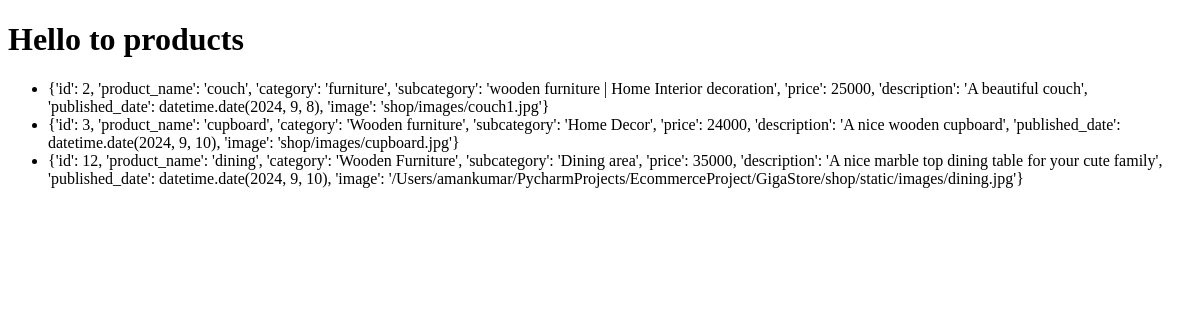
The app's page /shop/productView, older data.
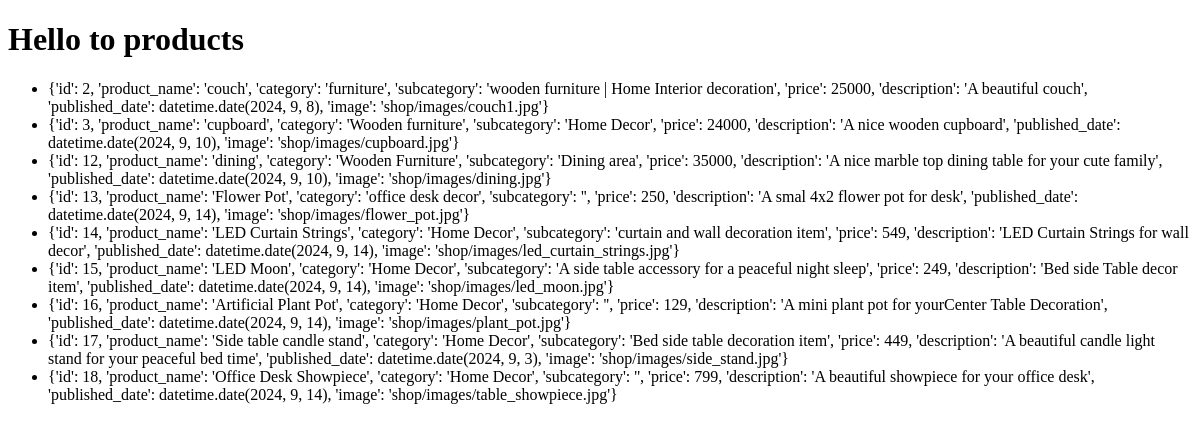
The same page, newer data.
### shop/models.py (models this page shows, shortened)
class Product(models.Model):
    product_id = models.AutoField
    product_name = models.CharField(max_length=50)
    category = models.CharField(max_length=50)
    subcategory = models.CharField(max_length=50, default="", blank=True)
    price = models.IntegerField(default=0)
    description = models.CharField(max_length=300, default="", blank=True)
    published_date = models.DateField()
    image = models.ImageField(upload_to='shop/images') # uploads into root media/shop/images

### shop/views.py (the view)
# urls.py: path("productView", views.product_view, name="shop_product_view"),
def product_view(request):
    from .models import Product
    object_list = Product.objects.all().values()
    return render(request, 'shop/product.html', {'object_list':object_list})

### shop/templates/shop/product.html (shortened to what this page needs)
<!DOCTYPE html>
<html lang="en">
<head>
</head>
<body>
<h1>Hello to products</h1>
<ul>
    {% for item in object_list %}
        <li>{{ item }}</li>
    {% endfor %}
</ul>
</body>
</html>

Row changes from the older to the newer data that the page shows:
changed Product (number 3 of 9 on the later page): item "…datetime.date(2024, 9, 10), 'image': '/Users/amankumar/PycharmProjects/EcommerceProject/GigaStore/shop/static/images/dining.jpg'}" → "…datetime.date(2024, 9, 10), 'image': 'shop/images/dining.jpg'}"
added Product: item "{'id': 13, 'product_name': 'Flower Pot', 'category': 'office desk decor', 'subcategory': '', 'price': 250, 'description': 'A smal 4x2 flower pot for desk', 'published_date': datetime.date(2024, 9, 14), 'image': 'shop/images/flower_pot.jpg'}"
added Product: item "{'id': 14, 'product_name': 'LED Curtain Strings', 'category': 'Home Decor', 'subcategory': 'curtain and wall decoration item', 'price': 549, 'description': 'LED Curtain Strings for wall decor', 'published_date': datetime.date(2024, 9, 14), 'image': 'shop/images/led_curtain_strings.jpg'}"
added Product: item "{'id': 15, 'product_name': 'LED Moon', 'category': 'Home Decor', 'subcategory': 'A side table accessory for a peaceful night sleep', 'price': 249, 'description': 'Bed side Table decor item', 'published_date': datetime.date(2024, 9, 14), 'image': 'shop/images/led_moon.jpg'}"
added Product: item "{'id': 16, 'product_name': 'Artificial Plant Pot', 'category': 'Home Decor', 'subcategory': '', 'price': 129, 'description': 'A mini plant pot for yourCenter Table Decoration', 'published_date': datetime.date(2024, 9, 14), 'image': 'shop/images/plant_pot.jpg'}"
added Product: item "{'id': 17, 'product_name': 'Side table candle stand', 'category': 'Home Decor', 'subcategory': 'Bed side table decoration item', 'price': 449, 'description': 'A beautiful candle light stand for your peaceful bed time', 'published_date': datetime.date(2024, 9, 3), 'image': 'shop/images/side_stand.jpg'}"
added Product: item "{'id': 18, 'product_name': 'Office Desk Showpiece', 'category': 'Home Decor', 'subcategory': '', 'price': 799, 'description': 'A beautiful showpiece for your office desk', 'published_date': datetime.date(2024, 9, 14), 'image': 'shop/images/table_showpiece.jpg'}"
